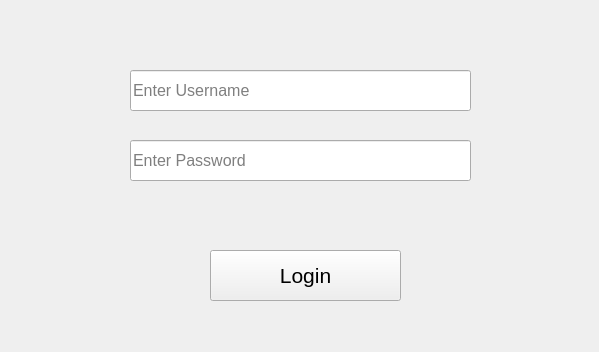
<?xml version="1.0" encoding="UTF-8"?>
<ui version="4.0">
 <class>Form</class>
 <widget class="QWidget" name="Form">
  <property name="geometry">
   <rect>
    <x>0</x>
    <y>0</y>
    <width>599</width>
    <height>352</height>
   </rect>
  </property>
  <property name="font">
   <font>
    <family>Segoe UI</family>
    <pointsize>12</pointsize>
   </font>
  </property>
  <property name="windowTitle">
   <string>Login</string>
  </property>
  <widget class="QPushButton" name="pushButton">
   <property name="geometry">
    <rect>
     <x>210</x>
     <y>250</y>
     <width>191</width>
     <height>51</height>
    </rect>
   </property>
   <property name="font">
    <font>
     <family>Segoe UI</family>
     <pointsize>16</pointsize>
    </font>
   </property>
   <property name="text">
    <string>Login</string>
   </property>
  </widget>
  <widget class="QLineEdit" name="lineEdit">
   <property name="geometry">
    <rect>
     <x>130</x>
     <y>70</y>
     <width>341</width>
     <height>41</height>
    </rect>
   </property>
   <property name="placeholderText">
    <string>Enter Username</string>
   </property>
  </widget>
  <widget class="QLineEdit" name="lineEdit_2">
   <property name="geometry">
    <rect>
     <x>130</x>
     <y>140</y>
     <width>341</width>
     <height>41</height>
    </rect>
   </property>
   <property name="echoMode">
    <enum>QLineEdit::Password</enum>
   </property>
   <property name="placeholderText">
    <string>Enter Password</string>
   </property>
  </widget>
  <widget class="QLabel" name="label">
   <property name="geometry">
    <rect>
     <x>70</x>
     <y>206</y>
     <width>471</width>
     <height>31</height>
    </rect>
   </property>
   <property name="text">
    <string/>
   </property>
  </widget>
 </widget>
 <resources/>
 <connections/>
</ui>
